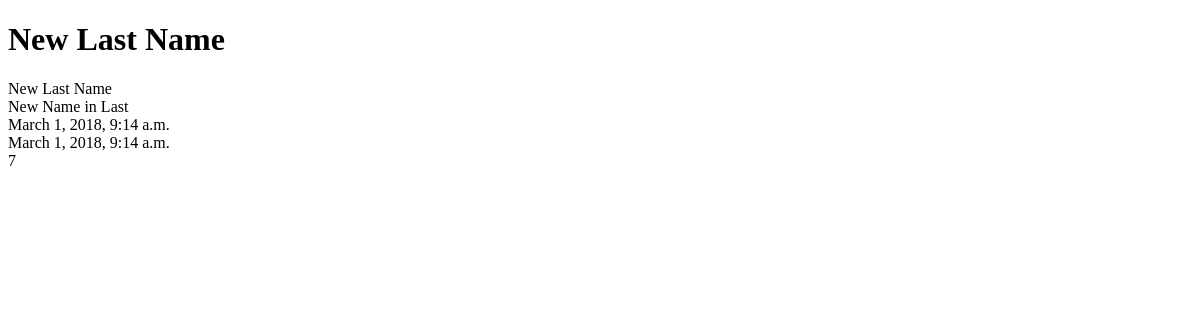
The app's page /posts/7/, older data.
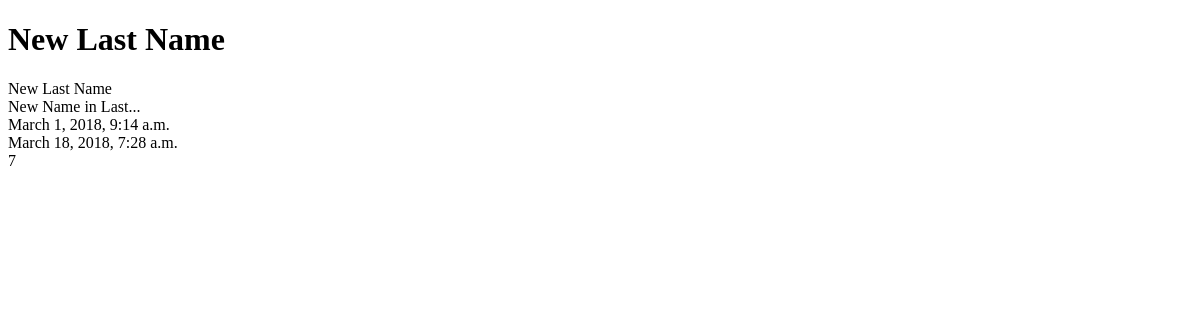
The same page, newer data.
### posts/models.py (models this page shows, shortened)
class Post(models.Model):
	title = models.CharField(max_length=120)
	content = models.TextField()
	updated = models.DateTimeField(auto_now=True, auto_now_add=False)
	timestamp = models.DateTimeField(auto_now=False,auto_now_add=True)

### posts/views.py (the view)
# urls.py: url(r'(?P<id>\d+)/$', views.post_detail, name='detail'),
def post_detail(request, id=None):
	instance = get_object_or_404(Post, id=id)
	context = {
		"title": instance.title,
		"instance": instance,
	}
	return render(request, "post_detail.html", context)

### templates/post_detail.html (shortened to what this page needs)
{% extends "base.html" %}
{% block content %}
	<h1>{{title}}</h1>
	{{ instance.title }} </br>
	{{ instance.content }} </br>
	{{ instance.timestamp }} </br>
	{{ instance.updated }} </br>
	{{ instance.id }} </br>
{% endblock content %}

Row changes from the older to the newer data that the page shows:
changed Post "New Last Name": content "New Name in Last" → "New Name in Last..."; updated "March 1, 2018, 9:14 a.m." → "March 18, 2018, 7:28 a.m."
